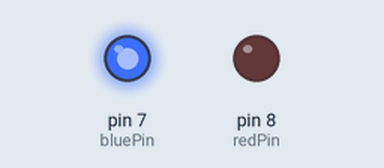
Simulated run of this sketch. Board: Arduino Uno, built with avr-gcc and run on an emulated ATmega328P. Shown: output pins drawn as LEDs (lit = HIGH).

Above: at 0.02 s.
At 1.32 s:
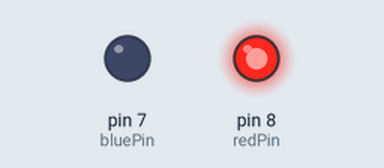
At 2.72 s:
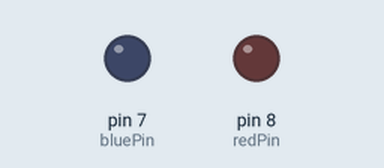
Timing chart, 0 to 3.0 s (numbered marks = the images above):
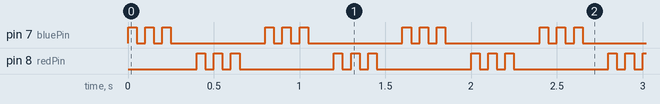

Measured:
- by itself, pin 7 (bluePin), pin 8 (redPin): repeats every 0.80 s: 2 × (LOW 0.05 s, HIGH 0.05 s), LOW 0.55 s, HIGH 0.05 s

The sketch:

Exercicio3.ino
```cpp
// Projeto 3 - Police Lights

byte bluePin = 7;
byte redPin = 8;
unsigned int ledDelay = 50;               // 50 ms

void
setup()
{
  pinMode(bluePin, OUTPUT);
  pinMode(redPin, OUTPUT);
}

void
loop()
{
  for (int x = 0; x < 3; x++)
  {
    digitalWrite(bluePin, HIGH);
    delay(ledDelay);
    digitalWrite(bluePin, LOW);
    delay(ledDelay);
  }
  delay(100);

  for (int x = 0; x < 3; x++)
  {
    digitalWrite(redPin, HIGH);
    delay(ledDelay);
    digitalWrite(redPin, LOW);
    delay(ledDelay);
  }
  delay(100);
}
```
